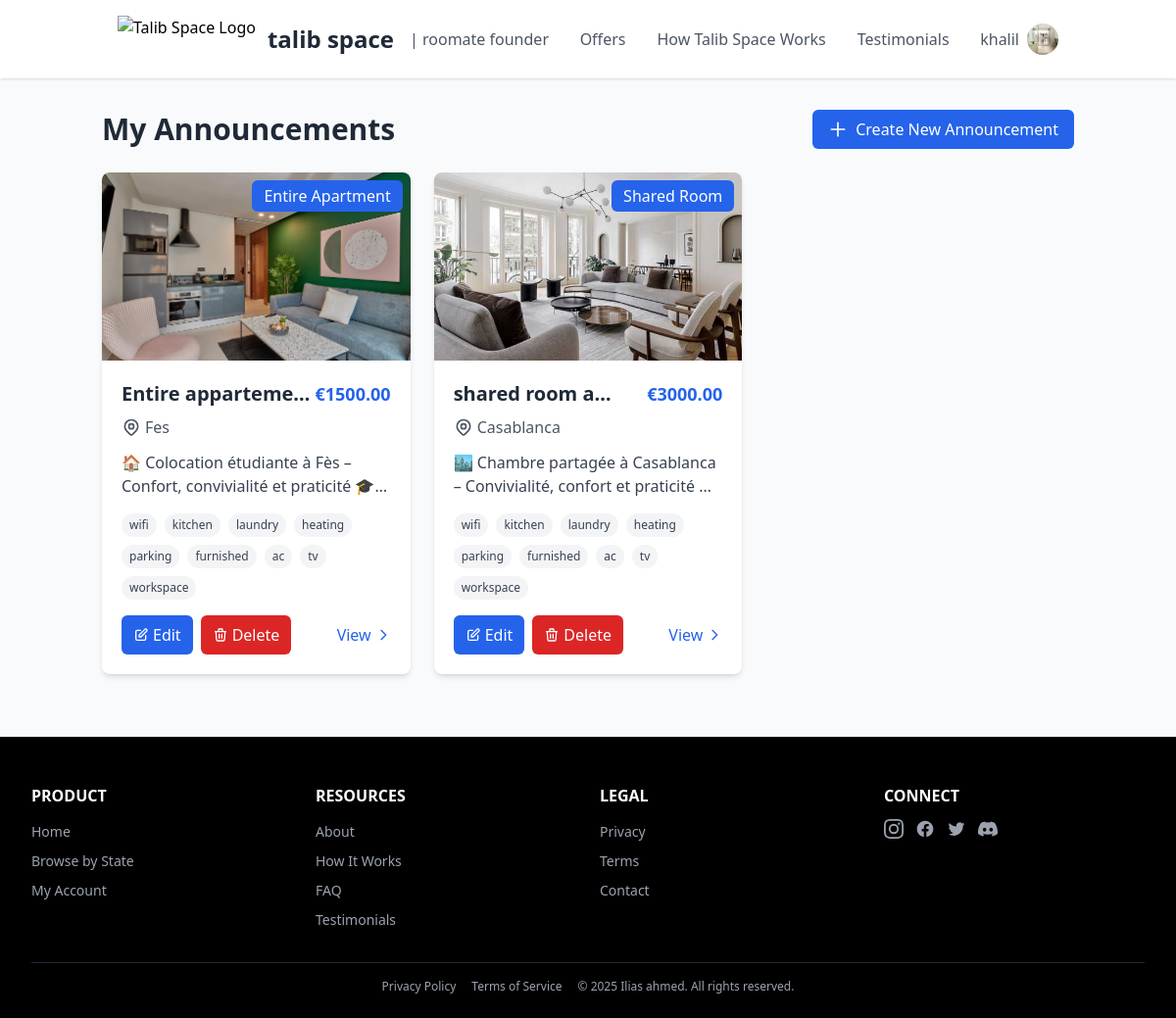
The app's page /user/my-announcements/ (signed in) with its own data.
### authuser/models.py (models this page shows, shortened)
class User(AbstractBaseUser, PermissionsMixin):
    STATUS_CHOICES = [
        ('pending', 'Pending'),
        ('approved', 'Approved'),
        ('rejected', 'Rejected'),
    ]
    PROFILE_STATUS_CHOICES = [
        ('looking', 'Looking for offers'),
        ('posting', 'Has posted announcement'),
    ]
    email = models.EmailField(blank=True, default='', unique=True)
    name = models.CharField(max_length=255, blank=True, default='')
    surname = models.CharField(max_length=255, blank=True, default='')
    status = models.CharField(max_length=10, choices=STATUS_CHOICES, default='pending')
    profile_status = models.CharField(max_length=10, choices=PROFILE_STATUS_CHOICES, default='looking')
    is_active = models.BooleanField(default=True)
    is_superuser = models.BooleanField(default=False)
    is_staff = models.BooleanField(default=False)
    date_joined = models.DateTimeField(default=timezone.now)
    last_login = models.DateTimeField(blank=True, null=True)
    profile_picture = models.ImageField(upload_to=user_profile_pic_path, blank=True, null=True)
    description = models.TextField(blank=True, default='')
    objects = CustomUserManager()
    USERNAME_FIELD = 'email'
    EMAIL_FIELD = 'email'
    REQUIRED_FIELDS = ['name', 'surname']
    def is_profile_complete(self):
        return bool(self.profile_picture and self.description.strip())
    def get_missing_profile_items(self):
        missing = []
        if not self.profile_picture:
            missing.append('Profile Picture')
        if not self.description.strip():
            missing.append('Description')
        return missing

### etudiants/models.py (models this page shows, shortened)
class Announcement(models.Model):
    ROOM_TYPES = [
        ('single_room', 'Single Room'),
        ('shared_room', 'Shared Room'),
        ('apartment', 'Entire Apartment'),
    ]
    GENDER_PREFERENCES = [
        ('any', 'Any'),
        ('male', 'Male Only'),
        ('female', 'Female Only'),
    ]
    AMENITIES_CHOICES = [
        ('wifi', 'WiFi'),
        ('kitchen', 'Kitchen'),
        ('laundry', 'Laundry'),
        ('heating', 'Heating'),
        ('parking', 'Parking'),
        ('furnished', 'Furnished'),
        ('ac', 'Air Conditioning'),
        ('tv', 'Television'),
        ('workspace', 'Workspace'),
    ]
    user = models.ForeignKey(settings.AUTH_USER_MODEL, on_delete=models.CASCADE, related_name='announcements')
    title = models.CharField(max_length=255)
    description = models.TextField()
    price = models.DecimalField(max_digits=10, decimal_places=2)
    city = models.CharField(max_length=100)
    room_type = models.CharField(max_length=20, choices=ROOM_TYPES, default='shared_room')
    gender_preference = models.CharField(max_length=10, choices=GENDER_PREFERENCES, default='any')
    amenities = models.CharField(max_length=255, blank=True, help_text="Comma-separated list of amenities")
    created_at = models.DateTimeField(auto_now_add=True)
    updated_at = models.DateTimeField(auto_now=True)
    is_active = models.BooleanField(default=True)
    is_accepted = models.BooleanField(default=False)
    accepted_at = models.DateTimeField(null=True, blank=True)
    accepted_by_user = models.ForeignKey(
        settings.AUTH_USER_MODEL,
        on_delete=models.SET_NULL,
        null=True,
        blank=True,
        related_name='accepted_announcements'
    )
    favorited_by = models.ManyToManyField(
        settings.AUTH_USER_MODEL,
        through='Favorite',
        related_name='favorite_announcements',
        blank=True
    )
    class Meta:
        ordering = ['-created_at']
        verbose_name = 'Announcement'
        verbose_name_plural = 'Announcements'
    def get_amenities_list(self):
        if self.amenities:
            return [amenity.strip() for amenity in self.amenities.split(',') if amenity.strip()]
        return []
    def get_display_image(self):
        if self.images.exists():
            return self.images.first().image
        return None

### etudiants/views.py (the view)
# urls.py: path('my-announcements/', views.my_announcements, name='my_announcements'),
@login_required
def my_announcements(request):
    announcements = Announcement.objects.filter(user=request.user).order_by('-created_at')
    profile_complete = request.user.is_profile_complete()
    missing_items = request.user.get_missing_profile_items()
    return render(request, 'etudiants/my_announcements.html', {
        'announcements': announcements,
        'profile_complete': profile_complete,
        'missing_items': missing_items,
    })

### templates/etudiants/my_announcements.html (shortened to what this page needs)
<!DOCTYPE html>
<html lang="en">
<head>
    <script src="https://cdn.tailwindcss.com"></script>
</head>
<body class="page-container bg-gray-50">
    <nav class="w-full sticky top-0 z-50 bg-white shadow">
        <div class="container mx-auto px-4 sm:px-6 lg:px-8">
            <div class="flex justify-between items-center py-4">
                <div class="flex items-center">
                    <a href="{% url 'pages:homepage' %}" class="flex items-center">
                        <img src="https://img.freepik.com/vecteurs-premium/creation-logo-education-scolaire-maison-modele-logo-logement-etudiant_825834-932.jpg"
                            alt="Talib Space Logo" class="h-12 w-auto mr-3">
                        <span class="text-2xl font-extrabold text-gray-800">talib space</span>
                        <span class="ml-4 text-gray-600">| roomate founder</span>
                    </a>
                </div>
                <div class="hidden md:flex items-center space-x-8">
                    <a href="{% url 'pages:offers' %}" class="text-gray-600 hover:text-blue-500 transition duration-300">Offers</a>
                    <a href="{% url 'pages:howworks' %}" class="text-gray-600 hover:text-blue-500 transition duration-300">How Talib Space Works</a>
                    <a href="{% url 'pages:testo' %}" class="text-gray-600 hover:text-blue-500 transition duration-300">Testimonials</a>
                </div>
                {% if user.is_authenticated %}
                    <div class="flex items-center space-x-4">
                        <div class="relative">
                            <button id="user-menu-button" type="button" class="flex items-center space-x-2 focus:outline-none">
                                <span class="text-gray-600">{{ user.name }}</span>
                                <div class="w-8 h-8 rounded-full bg-gray-200 flex items-center justify-center overflow-hidden">
                                    {% if user.profile_picture %}
                                        <img src="{{ user.profile_picture.url }}" alt="Profile Photo" class="w-full h-full object-cover">
                                    {% else %}
                                        <svg xmlns="http://www.w3.org/2000/svg" class="h-5 w-5 text-gray-500" viewBox="0 0 20 20" fill="currentColor">
                                            <path fill-rule="evenodd" d="M10 9a3 3 0 100-6 3 3 0 000 6zm-7 9a7 7 0 1114 0H3z" clip-rule="evenodd" />
                                        </svg>
                                    {% endif %}
                                </div>
                            </button>
                        </div>
                    </div>
                {% endif %}
            </div>
        </div>
    </nav>
    <div class="content-wrapper">
        <main>
            {% load static %}
            <div class="container mx-auto px-4 py-8">
                <div class="flex justify-between items-center mb-6">
                    <h1 class="text-2xl md:text-3xl font-bold text-gray-800">My Announcements</h1>
                    {% if profile_complete %}
                        <a href="{% url 'etudiants:create_announcement' %}" class="inline-flex items-center bg-blue-600 hover:bg-blue-700 text-white font-medium py-2 px-4 rounded-md transition duration-300 ease-in-out">
                            <svg xmlns="http://www.w3.org/2000/svg" class="h-5 w-5 mr-2" fill="none" viewBox="0 0 24 24" stroke="currentColor">
                                <path stroke-linecap="round" stroke-linejoin="round" stroke-width="2" d="M12 4v16m8-8H4" />
                            </svg>
                            Create New Announcement
                        </a>
                    {% endif %}
                </div>
                {% if announcements %}
                    <div class="grid grid-cols-1 md:grid-cols-2 lg:grid-cols-3 gap-6 mb-8">
                        {% for announcement in announcements %}
                        <div class="bg-white rounded-lg shadow-md overflow-hidden hover:shadow-lg transition-shadow duration-300">
                            <div class="relative h-48 overflow-hidden">
                                {% with display_image=announcement.get_display_image %}
                                    {% if display_image %}
                                        <img src="{{ display_image.url }}" alt="{{ announcement.title }}"
                                             class="w-full h-full object-cover transition-transform duration-500 hover:scale-110">
                                    {% else %}
                                        <div class="w-full h-full bg-gray-200 flex items-center justify-center">
                                            <span class="text-gray-500">No image available</span>
                                        </div>
                                    {% endif %}
                                {% endwith %}
                                <div class="absolute top-0 right-0 bg-blue-600 text-white px-3 py-1 m-2 rounded-md">
                                    {{ announcement.get_room_type_display }}
                                </div>
                            </div>
                            <div class="p-5">
                                <div class="flex justify-between items-start mb-2">
                                    <h3 class="text-xl font-bold text-gray-800 line-clamp-1">{{ announcement.title }}</h3>
                                    <span class="text-lg font-bold text-blue-600">€{{ announcement.price }}</span>
                                </div>
                                <div class="flex items-center text-gray-600 mb-3">
                                    <span>{{ announcement.city }}</span>
                                </div>
                                <p class="text-gray-700 mb-4 line-clamp-2">{{ announcement.description }}</p>
                                <div class="flex flex-wrap gap-2 mb-4">
                                    {% for amenity in announcement.get_amenities_list %}
                                    <span class="bg-gray-100 text-gray-700 text-xs px-2 py-1 rounded-full">{{ amenity }}</span>
                                    {% endfor %}
                                </div>
                                <div class="flex items-center justify-between mt-4">
                                    <div class="flex space-x-2">
                                        <a href="{% url 'etudiants:update_announcement' announcement.pk %}" class="inline-flex items-center bg-blue-600 hover:bg-blue-700 text-white font-medium py-2 px-3 rounded-md transition duration-300 ease-in-out">
                                            <svg xmlns="http://www.w3.org/2000/svg" class="h-4 w-4 mr-1" fill="none" viewBox="0 0 24 24" stroke="currentColor">
                                                <path stroke-linecap="round" stroke-linejoin="round" stroke-width="2" d="M11 5H6a2 2 0 00-2 2v11a2 2 0 002 2h11a2 2 0 002-2v-5m-1.414-9.414a2 2 0 112.828 2.828L11.828 15H9v-2.828l8.586-8.586z" />
                                            </svg>
                                            Edit
                                        </a>
                                        <a href="{% url 'etudiants:delete_announcement' announcement.pk %}" class="inline-flex items-center bg-red-600 hover:bg-red-700 text-white font-medium py-2 px-3 rounded-md transition duration-300 ease-in-out">
                                            Delete
                                        </a>
                                    </div>
                                    <a href="{% url 'etudiants:offer_detail' announcement.pk %}" class="inline-flex items-center text-blue-600 hover:text-blue-800">
                                        <span>View</span>
                                        <svg xmlns="http://www.w3.org/2000/svg" class="h-4 w-4 ml-1" fill="none" viewBox="0 0 24 24" stroke="currentColor">
                                            <path stroke-linecap="round" stroke-linejoin="round" stroke-width="2" d="M9 5l7 7-7 7" />
                                        </svg>
                                    </a>
                                </div>
                            </div>
                        </div>
                        {% endfor %}
                    </div>
                {% endif %}
            </div>
        </main>
    </div>
    <footer class="footer bg-black text-white pt-12 pb-6 px-4 sm:px-6 lg:px-8">
        <div class="max-w-7xl mx-auto">
            <div class="grid grid-cols-1 md:grid-cols-3 lg:grid-cols-4 gap-6 mb-8">
                <div>
                    <h3 class="text-base font-semibold mb-3">PRODUCT</h3>
                    <ul class="space-y-1.5">
                        <li><a href="#" class="text-gray-400 hover:text-white transition text-sm">Home</a></li>
                        <li><a href="#" class="text-gray-400 hover:text-white transition text-sm">Browse by State</a></li>
                        <li><a href="#" class="text-gray-400 hover:text-white transition text-sm">My Account</a></li>
                    </ul>
                </div>
                <div>
                    <h3 class="text-base font-semibold mb-3">RESOURCES</h3>
                    <ul class="space-y-1.5">
                        <li><a href="#" class="text-gray-400 hover:text-white transition text-sm">About</a></li>
                        <li><a href="#" class="text-gray-400 hover:text-white transition text-sm">How It Works</a></li>
                        <li><a href="#" class="text-gray-400 hover:text-white transition text-sm">FAQ</a></li>
                        <li><a href="#" class="text-gray-400 hover:text-white transition text-sm">Testimonials</a></li>
                    </ul>
                </div>
                <div>
                    <h3 class="text-base font-semibold mb-3">LEGAL</h3>
                    <ul class="space-y-1.5">
                        <li><a href="#" class="text-gray-400 hover:text-white transition text-sm">Privacy</a></li>
                        <li><a href="#" class="text-gray-400 hover:text-white transition text-sm">Terms</a></li>
                        <li><a href="{% url 'contact:contact' %}" class="text-gray-400 hover:text-white transition text-sm">Contact</a></li>
                    </ul>
                </div>
                <div>
                    <h3 class="text-base font-semibold mb-3">CONNECT</h3>
                    <div class="flex space-x-3">
                        <a href="#" class="text-gray-400 hover:text-white transition">
                        </a>
                        <a href="#" class="text-gray-400 hover:text-white transition">
                        </a>
                        <a href="#" class="text-gray-400 hover:text-white transition">
                        </a>
                        <a href="#" class="text-gray-400 hover:text-white transition">
                        </a>
                    </div>
                </div>
            </div>
            <div class="border-t border-gray-800 pt-4 text-center text-gray-400 text-xs">
                <div class="flex flex-col md:flex-row justify-center items-center space-y-1 md:space-y-0 md:space-x-4">
                    <a href="#" class="hover:text-white transition">Privacy Policy</a>
                    <a href="#" class="hover:text-white transition">Terms of Service</a>
                    <span>© 2025 Ilias ahmed. All rights reserved.</span>
                </div>
            </div>
        </div>
    </footer>
</body>
</html>

### records on screen
User: name "khalil", profile_picture (picture)
Announcement: shows a picture, room_type "Entire Apartment", title "Entire…", price "1500.00", city "Fes", description "🏠 Colocation étudiante à Fès – Confort, convivialité et praticité…", get_amenities_list "wifi" "kitchen" "laundry" "heating" "parking" "furnished" "ac" "tv" "workspace"
Announcement: shows a picture, room_type "Shared Room", title "shared room…", price "3000.00", city "Casablanca", description "🏙️ Chambre partagée à Casablanca – Convivialité, confort et praticité…", get_amenities_list "wifi" "kitchen" "laundry" "heating" "parking" "furnished" "ac" "tv" "workspace"
